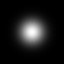

Generate this figure with Python:
# -*- coding: utf-8 -*-

import PIL as PIL
import numpy as np
from scipy import signal as s
import matplotlib.pyplot as plt

N = 64
n = 8
w = s.windows.gaussian(N,n);
w = np.array(w, ndmin=2)
ww = np.dot(w.T, w)

plt.imshow(ww, interpolation='nearest', cmap='gray')

img = PIL.Image.new('RGBA', (N,N))

f = 0.2;

wwa = []
for row in ww:
    for val in row:
        a = int(255*val*f)
        #i = int(255*(f*val + (1-f)))
        i = int(255*f*val)
        p = 255-i
        wwa.append((p,p,p, a))

img.putdata(wwa)
img.save("particle.alpha.png")











